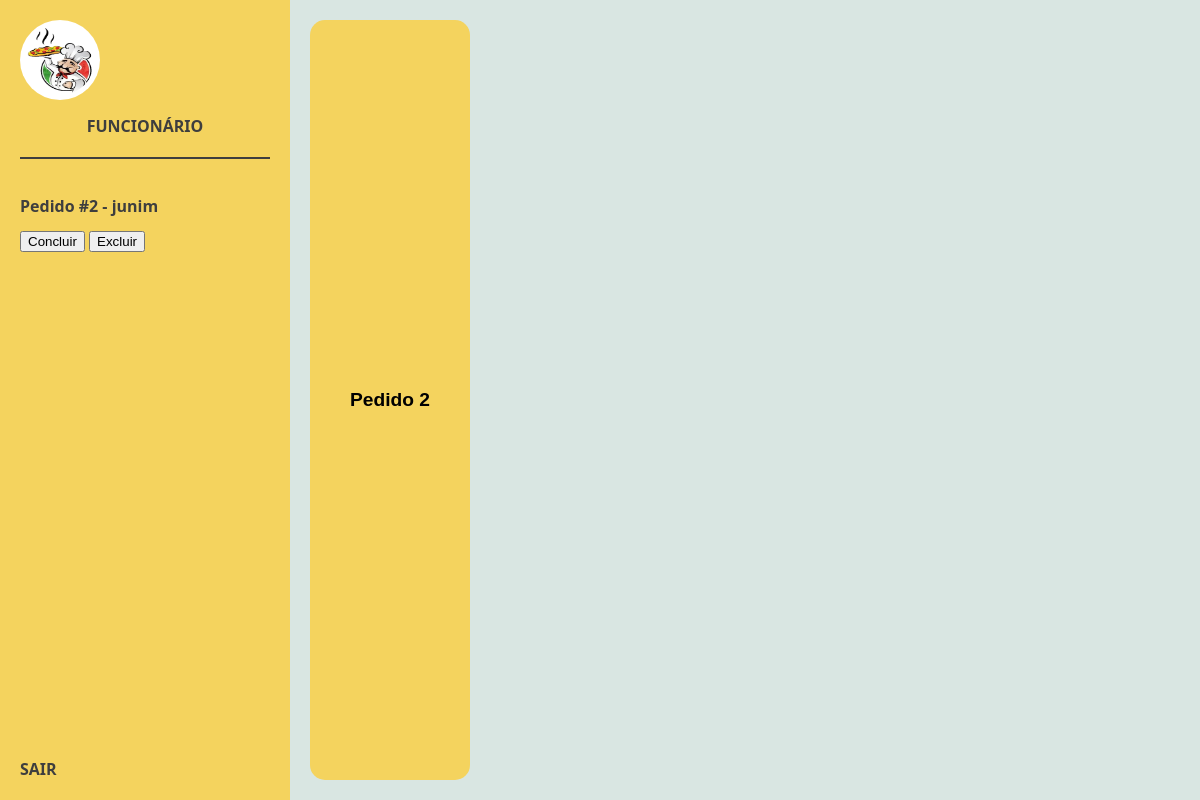
Page /funcionario/ (signed in) on the earlier database version.
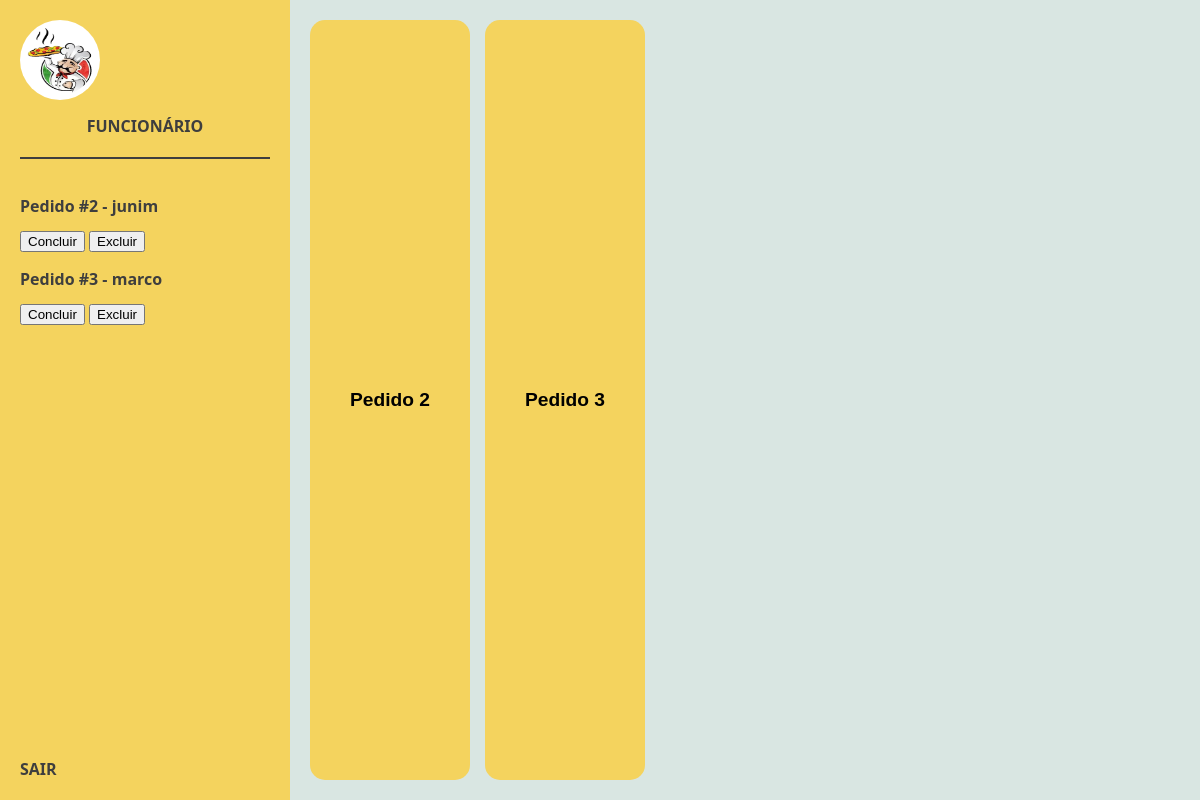
Same page on the later database version.
### cliente/models.py (models this page shows, shortened)
class Pedido(models.Model):
    TAMANHOS = [('0', 'Grande'), ('1', 'Médio'), ('2', 'Pequeno')]
    BORDAS = [('0', 'Sem borda'), ('1', 'Catupiry'), ('2', 'Cheddar'), ('3', 'Doce de leite')]
    SABORES = [
        ('01', 'Portuguesa'),
        ('02', 'Chocolate'),
        ('03', 'Peixe'),
        ('04', 'Margarita'),
        ('05', 'Quatro-queijos'),
        ('06', 'Marguerita'),
        ('07', 'Calabresa'),
        ('08', 'Peperoni'),
        ('09', 'Alho e óleo'),
    ]
    OPCAO_PAGAMENTO = [
        ('dinheiro', 'Dinheiro'),
        ('debito', 'Cartão de Débito'),
        ('credito', 'Cartão de Crédito'),
        ('pix', 'PIX'),
    ]
    nome = models.CharField(max_length=100)
    cpf = models.CharField(max_length=11)
    endereco = models.CharField(max_length=200)
    quantidade = models.IntegerField()
    borda = models.CharField(max_length=1, choices=BORDAS)
    tamanho = models.CharField(max_length=1, choices=TAMANHOS)
    sabor1 = models.CharField(max_length=2, choices=SABORES, default='01')
    concluido = models.BooleanField(default=False)
    created_at = models.DateTimeField(auto_now_add=True)
    forma_de_pagamento = models.CharField(
        max_length=10,
        choices=OPCAO_PAGAMENTO,
        verbose_name="Forma de Pagamento"
    )

### funcionario/views.py (the view)
# urls.py: path('', home_page, name='home_page'),
def home_page(request):
    if 'funcionario_id' not in request.session:
        return redirect('login_funcionario')
    pedidos = Pedido.objects.all().order_by('id')
    return render(request, 'funcionario/home_page.html', {'pedidos': pedidos})

### funcionario/templates/funcionario/home_page.html (shortened to what this page needs)
{% load static %}
<!DOCTYPE html>
<html lang="pt-br">
<head>
    <a href="/"><link rel="stylesheet" href="{% static 'css/home.css' %}"></a>
</head>
<body>
    <div class="sidebar">
        <div class="profile">
            <img src="{% static 'img/logo.png' %}" alt="Perfil" />
            <div class="name">FUNCIONÁRIO</div>
        </div>
        <div class="divider"></div>
        <div class="fila" id="filaList">
            {% for pedido in pedidos %}
            {% if pedido.id %}
            <div>
                <p class="pedido-item" data-id="{{ pedido.id }}" data-nome="{{ pedido.nome }}"
                    data-cpf="{{ pedido.cpf }}" data-endereco="{{ pedido.endereco }}"
                    data-quantidade="{{ pedido.quantidade }}" data-borda="{{ pedido.get_borda_display }}"
                    data-tamanho="{{ pedido.get_tamanho_display }}" data-sabores="{{ pedido.get_sabor1_display }}"
                    data-forma_pagamento="{{ pedido.get_forma_de_pagamento_display }}"
                    onclick="mostrarDetalhe(this)">
                    Pedido #{{ pedido.id }} - {{ pedido.nome }}
                </p>
                <form action="{% url 'concluir_pedido' pedido.id %}" method="post" style="display: inline;">
                    <button type="submit">Concluir</button>
                </form>
                <form action="{% url 'excluir_pedido' pedido.id %}" method="post" style="display: inline;">
                    <button type="submit">Excluir</button>
                </form>
            </div>
            {% endif %}
            {% empty %}
            <p class="pedido-item">Nenhum pedido na fila.</p>
            {% endfor %}
        </div>
        <div class="logout" onclick="window.location.href='{% url 'logout_funcionario' %}'">SAIR</div>
    </div>
    <div class="main-content" id="mainContent">
        {% for pedido in pedidos %}
        {% if pedido.id %}
        <button class="btn-senha" data-id="{{ pedido.id }}" data-nome="{{ pedido.nome }}" data-cpf="{{ pedido.cpf }}"
            data-endereco="{{ pedido.endereco }}" data-quantidade="{{ pedido.quantidade }}"
            data-borda="{{ pedido.get_borda_display }}" data-tamanho="{{ pedido.get_tamanho_display }}"
            data-sabores="{{ pedido.get_sabor1_display }}"
            data-forma_de_pagamento="{{ pedido.get_forma_de_pagamento_display }}"
            onclick="mostrarDetalhe(this)">
            Pedido {{ pedido.id }}
        </button>
        {% endif %}
        {% endfor %}
    </div>
</body>
</html>

Differences in the rows shown:
added Pedido: id "3", nome "marco"
